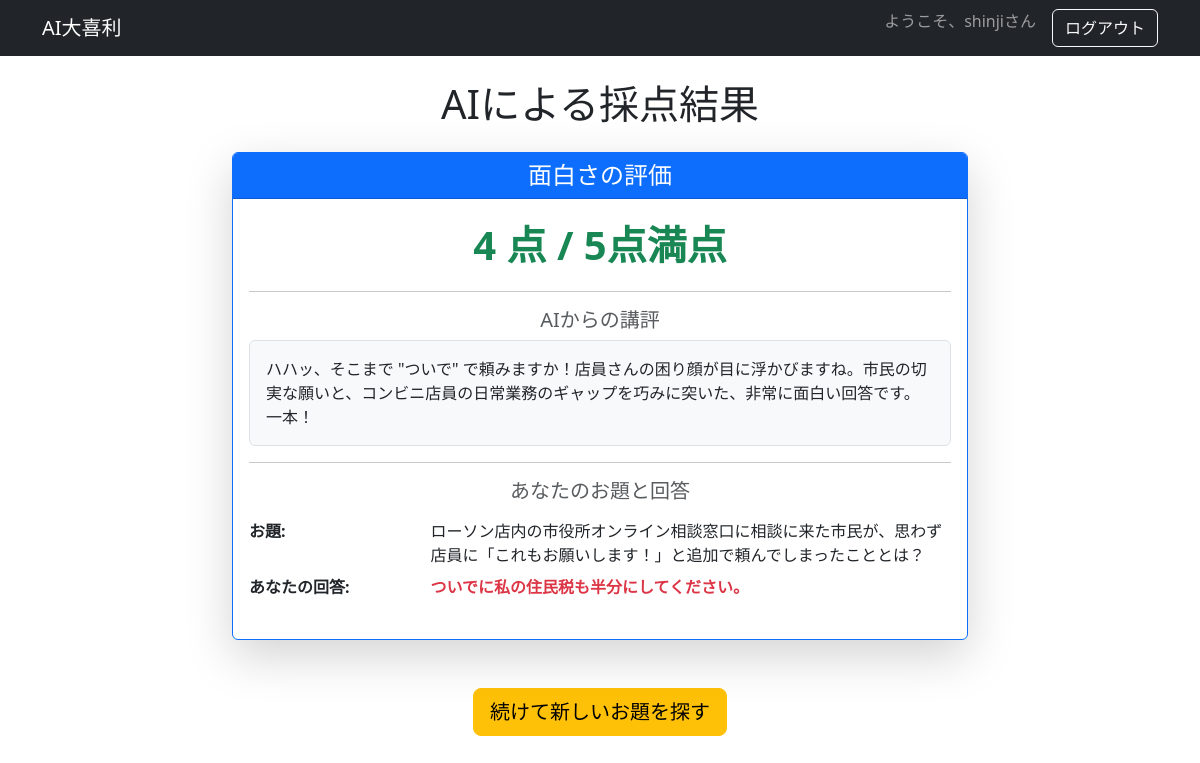
/answer/result/2/ (signed in), run on the app's committed database.
### accounts/models.py (models this page shows, shortened)
class CustomUser(AbstractBaseUser, PermissionsMixin):
    email = models.EmailField(unique=True)
    nickname = models.CharField(max_length=20, unique=True) # ニックネーム要件
    is_active = models.BooleanField(default=True)
    is_staff = models.BooleanField(default=False)
    date_joined = models.DateTimeField(auto_now_add=True)
    objects = CustomUserManager()
    USERNAME_FIELD = 'email'  # ログイン時に使用するフィールドをメールアドレスに設定
    REQUIRED_FIELDS = ['nickname'] # スーパーユーザー作成時に必須となるフィールド

### oogiri/models.py (models this page shows, shortened)
class Answer(models.Model):
    user = models.ForeignKey(
        settings.AUTH_USER_MODEL,
        on_delete=models.CASCADE,
        related_name='answers',
        verbose_name='回答ユーザー'
    )
    question = models.ForeignKey(
        Question,
        on_delete=models.CASCADE,
        related_name='answers',
        verbose_name='対象のお題'
    )
    answer_text = models.TextField(verbose_name='回答内容')
    score = models.IntegerField(verbose_name='面白さの点数', help_text='5段階評価')
    review_text = models.TextField(verbose_name='AIの講評')
    created_at = models.DateTimeField(auto_now_add=True, verbose_name='回答日時')
    is_excellent_answer = models.BooleanField(
        default=False,
        verbose_name='特に面白い（模範回答）'
    )
    class Meta:
        verbose_name = '回答'
        verbose_name_plural = '回答'
        ordering = ['-created_at']

class Question(models.Model):
    user = models.ForeignKey(
        settings.AUTH_USER_MODEL,
        on_delete=models.SET_NULL, # ユーザーが削除されてもデータは残すため SET_NULL に変更
        related_name='generated_questions',
        verbose_name='作成/入力ユーザー',
        null=True, # 手動入力の場合、ユーザーが削除される場合を考慮し null を許可
        blank=True
    )
    is_manual = models.BooleanField(default=False, verbose_name='手動入力')
    source_title = models.CharField(max_length=255, verbose_name='基にしたニュースタイトル', blank=True, null=True)
    question_text = models.TextField(verbose_name='お題の本文')
    theme = models.CharField(max_length=50, verbose_name='テーマ')
    is_excellent = models.BooleanField(default=False, verbose_name='特に面白い') # Few-shot/RAGのフィルタリングに利用
    created_at = models.DateTimeField(auto_now_add=True, verbose_name='作成日時')
    class Meta:
        verbose_name = 'お題'
        verbose_name_plural = 'お題'
        ordering = ['-created_at']

### oogiri/views.py (the view)
# urls.py: path('answer/result/<int:answer_id>/', views.AnswerResultView.as_view(), name='answer_result'),
@method_decorator(login_required, name='dispatch')
class AnswerResultView(View):
    template_name = 'oogiri/answer_result.html'
    def get(self, request, answer_id):
        answer = get_object_or_404(Answer, pk=answer_id, user=request.user)
        context = {
            'answer': answer,
        }
        return render(request, self.template_name, context)

### oogiri/templates/oogiri/answer_result.html (shortened to what this page needs)
{% extends "base.html" %}
{% block content %}
    <h1 class="mb-4 text-center">AIによる採点結果</h1>
    <div class="row justify-content-center">
        <div class="col-lg-8">
            <div class="card shadow-lg border-primary mb-5">
                <div class="card-header bg-primary text-white text-center">
                    <h2 class="h4 mb-0">面白さの評価</h2>
                </div>
                <div class="card-body text-center">
                    <p class="fs-1 fw-bold text-success">{{ answer.score }} 点 / 5点満点</p>
                    <hr>
                    <h5 class="card-title text-muted">AIからの講評</h5>
                    <p class="card-text border p-3 bg-light rounded text-start">{{ answer.review_text|linebreaksbr }}</p>
                    <hr>
                    <h5 class="card-title text-muted">あなたのお題と回答</h5>
                    <dl class="row text-start mt-3">
                        <dt class="col-sm-3 text-truncate">お題:</dt>
                        <dd class="col-sm-9">{{ answer.question.question_text }}</dd>
                        <dt class="col-sm-3 text-truncate">あなたの回答:</dt>
                        <dd class="col-sm-9 fw-bold text-danger">{{ answer.answer_text }}</dd>
                    </dl>
                </div>
            </div>
            <div class="text-center">
                <a href="{% url 'oogiri:proposal' %}" class="btn btn-warning btn-lg">続けて新しいお題を探す</a>
            </div>
        </div>
    </div>
{% endblock %}

### oogiri/templates/base.html (shortened to what this page needs)
{% load static %}
<!DOCTYPE html>
<html lang="ja">
<head>
    <link href="https://cdn.jsdelivr.net/npm/bootstrap@5.3.3/dist/css/bootstrap.min.css"
          rel="stylesheet"
>
</head>
<body>
    <nav class="navbar navbar-expand-lg navbar-dark bg-dark">
        <div class="container">
            <a class="navbar-brand" href="{% url 'oogiri:proposal' %}">AI大喜利</a>
            <div class="collapse navbar-collapse">
                <ul class="navbar-nav ms-auto">
                    {% if user.is_authenticated %}
                        <li class="nav-item">
                            <span class="navbar-text me-3">
                                ようこそ、{{ user.nickname }}さん
                            </span>
                        </li>
                        <li class="nav-item">
                            <form action="{% url 'accounts:logout' %}" method="post" style="display: inline;">
                                <button type="submit" class="btn btn-outline-light">ログアウト</button>
                            </form>
                        </li>
                    {% else %}
                        <li class="nav-item">
                            <a class="btn btn-primary" href="{% url 'accounts:login' %}">ログイン</a>
                        </li>
                    {% endif %}
                </ul>
            </div>
        </div>
    </nav>
    <div class="container mt-4">
        {% block content %}
        {% endblock %}
    </div>
</body>
</html>

### data on the page
CustomUser: nickname "shinji"
Answer: score "4", review_text "ハハッ、そこまで \"ついで\" で頼みますか！店員さんの困り顔が目に浮かびますね。市民の切実な願いと、コンビニ店員の日常業務のギャップを巧みに突いた、非常に面白い回答です。一本！", question.question_text "ローソン店内の市役所オンライン相談窓口に相談に来た市民が、思わず店員に「これもお願いします！」と追加で頼んでしまったこととは？", answer_text "ついでに私の住民税も半分にしてください。"
